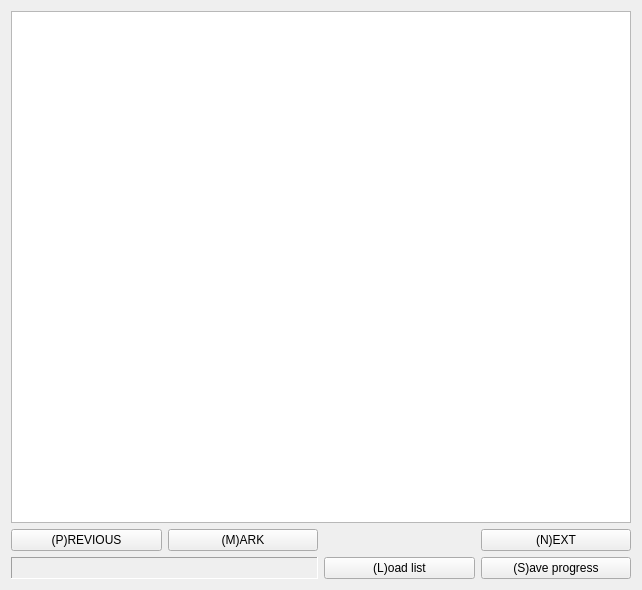
<ui version="4.0" >
 <class>formMainWidget</class>
 <widget class="QWidget" name="formMainWidget" >
  <property name="geometry" >
   <rect>
    <x>0</x>
    <y>0</y>
    <width>642</width>
    <height>590</height>
   </rect>
  </property>
  <property name="windowTitle" >
   <string>The Insane Kenji Method Program</string>
  </property>
  <layout class="QGridLayout" name="gridLayout" >
   <item row="0" column="0" colspan="4" >
    <widget class="QPlainTextEdit" name="plainTextEdit" >
     <property name="readOnly" >
      <bool>true</bool>
     </property>
    </widget>
   </item>
   <item row="1" column="0" >
    <widget class="QPushButton" name="pushButtonPrevious" >
     <property name="text" >
      <string>(P)REVIOUS</string>
     </property>
    </widget>
   </item>
   <item row="1" column="1" >
    <widget class="QPushButton" name="pushButtonMark" >
     <property name="text" >
      <string>(M)ARK</string>
     </property>
    </widget>
   </item>
   <item row="1" column="3" >
    <widget class="QPushButton" name="pushButtonNext" >
     <property name="text" >
      <string>(N)EXT</string>
     </property>
    </widget>
   </item>
   <item row="2" column="0" colspan="2" >
    <widget class="QLabel" name="labelInfo" >
     <property name="frameShape" >
      <enum>QFrame::Panel</enum>
     </property>
     <property name="frameShadow" >
      <enum>QFrame::Sunken</enum>
     </property>
     <property name="text" >
      <string/>
     </property>
    </widget>
   </item>
   <item row="2" column="2" >
    <widget class="QPushButton" name="pushButtonLoad" >
     <property name="text" >
      <string>(L)oad list</string>
     </property>
    </widget>
   </item>
   <item row="2" column="3" >
    <widget class="QPushButton" name="pushButtonSave" >
     <property name="text" >
      <string>(S)ave progress</string>
     </property>
    </widget>
   </item>
  </layout>
 </widget>
 <resources/>
 <connections/>
</ui>
